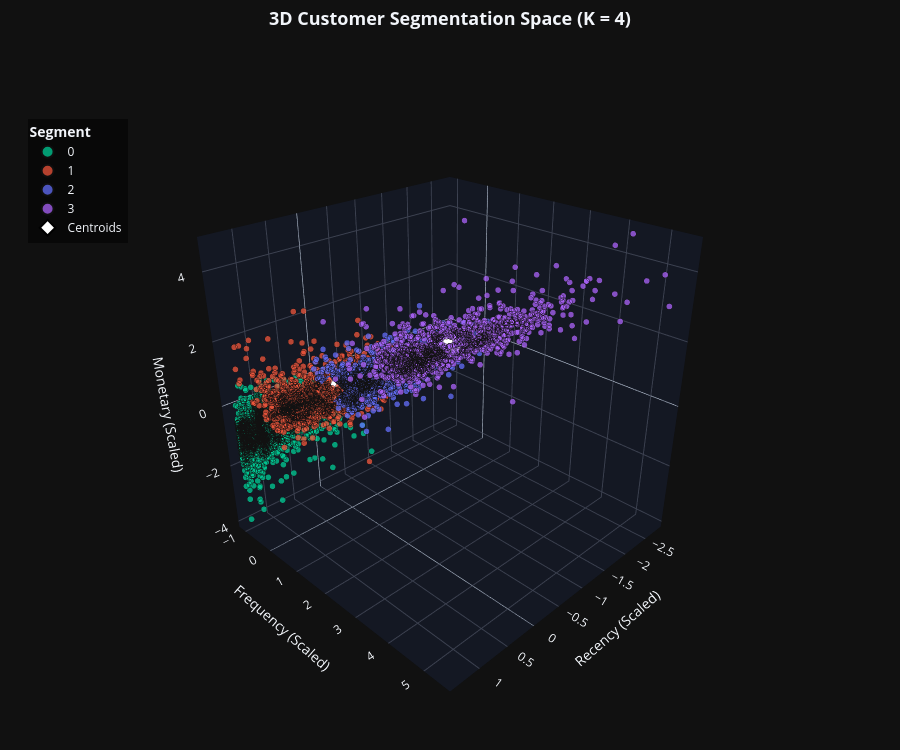

Write notebook code for a chart like this one.
### Markdown cell above
## 9. Interactive 3D Cluster Plot
Since we have exactly three features in our dataset, we build an interactive 3D scatter plot using Plotly so we can visualise the clusters.

### Code cell
import plotly.graph_objects as go
import plotly.express as px

# Prepare the plotting dataframe (sorted by Cluster so the legend is ordered 0, 1, 2, 3)
plotly_df = X_scaled_df.copy()
plotly_df["Cluster"] = rfm_df["Cluster"].astype(str)
plotly_df["Customer ID"] = rfm_df["Customer ID"].values
plotly_df["Recency"] = rfm_df["Recency"].values
plotly_df["Frequency"] = rfm_df["Frequency"].values
plotly_df["Monetary"] = rfm_df["Monetary"].round(2).values
plotly_df = plotly_df.sort_values("Cluster")

# High-contrast color palette
palette = ["#00CC96", "#EF553B", "#636EFA", "#AB63FA"]

# 1. Main 3D customer scatter plot
fig = px.scatter_3d(
    plotly_df,
    x="Recency_Scaled",
    y="Frequency_Scaled",
    z="Monetary_Scaled",
    color="Cluster",
    color_discrete_sequence=palette,
    custom_data=["Customer ID", "Recency", "Frequency", "Monetary", "Cluster"],
    title="<b>3D Customer Segmentation Space (K = 4)</b>",
    template="plotly_dark",
    opacity=0.75
)

# Refine customer markers and format a clean hover card
fig.update_traces(
    marker=dict(
        size=3.5,
        line=dict(width=0.4, color="#111111")
    ),
    hovertemplate=(
        "<b>Customer ID:</b> %{customdata[0]}<br>"
        "<b>Cluster:</b> %{customdata[4]}<br>"
        "<b>Recency:</b> %{customdata[1]} days<br>"
        "<b>Frequency:</b> %{customdata[2]} orders<br>"
        "<b>Monetary:</b> £%{customdata[3]:,.2f}"
        "<extra></extra>"
    )
)

# 2. Add Cluster Centroids as large white-bordered diamonds
centroids = model.cluster_centers_
fig.add_trace(
    go.Scatter3d(
        x=centroids[:, 0],
        y=centroids[:, 1],
        z=centroids[:, 2],
        mode="markers",
        marker=dict(
            size=9,
            color="white",
            symbol="diamond",
            line=dict(width=2, color="black")
        ),
        name="Centroids",
        hovertemplate=(
            "<b>Cluster Centroid</b><br>"
            "Recency (Scaled): %{x:.2f}<br>"
            "Frequency (Scaled): %{y:.2f}<br>"
            "Monetary (Scaled): %{z:.2f}"
            "<extra></extra>"
        )
    )
)

# 3. Adjust 3D box aspect ratio, camera distance, and layout
fig.update_layout(
    height=750,
    title=dict(x=0.5, font=dict(size=18)),
    scene=dict(
        xaxis=dict(title="Recency (Scaled)", backgroundcolor="rgb(20, 24, 35)", gridcolor="rgb(60, 65, 80)"),
        yaxis=dict(title="Frequency (Scaled)", backgroundcolor="rgb(20, 24, 35)", gridcolor="rgb(60, 65, 80)"),
        zaxis=dict(title="Monetary (Scaled)", backgroundcolor="rgb(20, 24, 35)", gridcolor="rgb(60, 65, 80)"),
        aspectmode="cube",
        camera=dict(
            eye=dict(x=1.6, y=1.6, z=1.2)  # Pulls camera back so nothing is cut off
        )
    ),
    legend=dict(
        title="<b>Segment</b>",
        yanchor="top", y=0.9,
        xanchor="left", x=0.02,
        bgcolor="rgba(0,0,0,0.5)",
        itemsizing="constant"
    ),
    margin=dict(l=10, r=10, b=10, t=50)
)

fig

### Figure 1 — Plotly figure (JSON) as saved in the notebook; plotly's stock layout.template omitted (floating-point values rounded to 4 significant figures; data arrays with more than 128 entries replaced by an {"elided": "..."} marker saying what was removed)
{"data": [{"customdata": {"elided": "2055x5 mixed values"}, "hovertemplate": "<b>Customer ID:</b> %{customdata[0]}<br><b>Cluster:</b> %{customdata[4]}<br><b>Recency:</b> %{customdata[1]} days<br><b>Frequency:</b> %{customdata[2]} orders<br><b>Monetary:</b> £%{customdata[3]:,.2f}<extra></extra>", "legendgroup": "0", "marker": {"color": "#00CC96", "line": {"color": "#111111", "width": 0.4}, "opacity": 0.75, "size": 3.5, "symbol": "circle"}, "mode": "markers", "name": "0", "scene": "scene", "showlegend": true, "type": "scatter3d", "x": {"elided": "2055 float values"}, "y": {"elided": "2055 float values"}, "z": {"elided": "2055 float values"}}, {"customdata": {"elided": "1478x5 mixed values"}, "hovertemplate": "<b>Customer ID:</b> %{customdata[0]}<br><b>Cluster:</b> %{customdata[4]}<br><b>Recency:</b> %{customdata[1]} days<br><b>Frequency:</b> %{customdata[2]} orders<br><b>Monetary:</b> £%{customdata[3]:,.2f}<extra></extra>", "legendgroup": "1", "marker": {"color": "#EF553B", "line": {"color": "#111111", "width": 0.4}, "opacity": 0.75, "size": 3.5, "symbol": "circle"}, "mode": "markers", "name": "1", "scene": "scene", "showlegend": true, "type": "scatter3d", "x": {"elided": "1478 float values"}, "y": {"elided": "1478 float values"}, "z": {"elided": "1478 float values"}}, {"customdata": {"elided": "1228x5 mixed values"}, "hovertemplate": "<b>Customer ID:</b> %{customdata[0]}<br><b>Cluster:</b> %{customdata[4]}<br><b>Recency:</b> %{customdata[1]} days<br><b>Frequency:</b> %{customdata[2]} orders<br><b>Monetary:</b> £%{customdata[3]:,.2f}<extra></extra>", "legendgroup": "2", "marker": {"color": "#636EFA", "line": {"color": "#111111", "width": 0.4}, "opacity": 0.75, "size": 3.5, "symbol": "circle"}, "mode": "markers", "name": "2", "scene": "scene", "showlegend": true, "type": "scatter3d", "x": {"elided": "1228 float values"}, "y": {"elided": "1228 float values"}, "z": {"elided": "1228 float values"}}, {"customdata": {"elided": "1117x5 mixed values"}, "hovertemplate": "<b>Customer ID:</b> %{customdata[0]}<br><b>Cluster:</b> %{customdata[4]}<br><b>Recency:</b> %{customdata[1]} days<br><b>Frequency:</b> %{customdata[2]} orders<br><b>Monetary:</b> £%{customdata[3]:,.2f}<extra></extra>", "legendgroup": "3", "marker": {"color": "#AB63FA", "line": {"color": "#111111", "width": 0.4}, "opacity": 0.75, "size": 3.5, "symbol": "circle"}, "mode": "markers", "name": "3", "scene": "scene", "showlegend": true, "type": "scatter3d", "x": {"elided": "1117 float values"}, "y": {"elided": "1117 float values"}, "z": {"elided": "1117 float values"}}, {"hovertemplate": "<b>Cluster Centroid</b><br>Recency (Scaled): %{x:.2f}<br>Frequency (Scaled): %{y:.2f}<br>Monetary (Scaled): %{z:.2f}<extra></extra>", "marker": {"color": "white", "line": {"color": "black", "width": 2}, "size": 9, "symbol": "diamond"}, "mode": "markers", "name": "Centroids", "type": "scatter3d", "x": [0.8632, 0.3926, -0.8857, -1.137], "y": [-0.8633, 0.2861, -0.2971, 1.54], "z": [-0.9063, 0.431, -0.234, 1.359]}], "layout": {"height": 750, "legend": {"bgcolor": "rgba(0,0,0,0.5)", "itemsizing": "constant", "title": {"text": "<b>Segment</b>"}, "tracegroupgap": 0, "x": 0.02, "xanchor": "left", "y": 0.9, "yanchor": "top"}, "margin": {"b": 10, "l": 10, "r": 10, "t": 50}, "scene": {"aspectmode": "cube", "camera": {"eye": {"x": 1.6, "y": 1.6, "z": 1.2}}, "domain": {"x": [0, 1], "y": [0, 1]}, "xaxis": {"backgroundcolor": "rgb(20, 24, 35)", "gridcolor": "rgb(60, 65, 80)", "title": {"text": "Recency (Scaled)"}}, "yaxis": {"backgroundcolor": "rgb(20, 24, 35)", "gridcolor": "rgb(60, 65, 80)", "title": {"text": "Frequency (Scaled)"}}, "zaxis": {"backgroundcolor": "rgb(20, 24, 35)", "gridcolor": "rgb(60, 65, 80)", "title": {"text": "Monetary (Scaled)"}}}, "title": {"font": {"size": 18}, "text": "<b>3D Customer Segmentation Space (K = 4)</b>", "x": 0.5}}}
